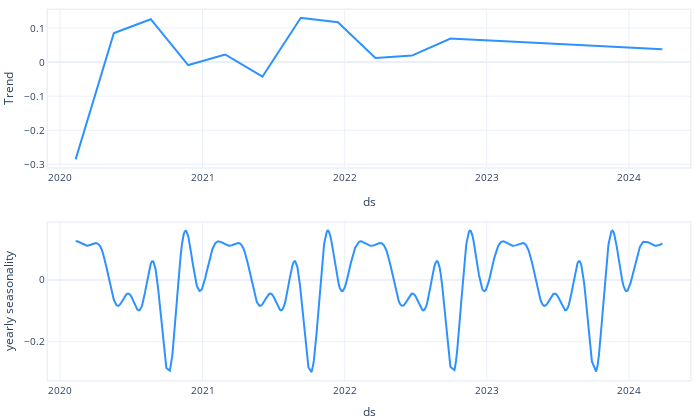

The code cell stored with this chart in its notebook:
### Code cell
m.plot_components(
    fake_forecast_hist,
)

### Figure 1 — Plotly figure (JSON) as saved in the notebook; plotly's stock layout.template omitted (floating-point values rounded to 4 significant figures; data arrays with more than 128 entries replaced by an {"elided": "..."} marker saying what was removed)
{"data": [{"line": {"color": "#2d92ff", "width": 2}, "mode": "lines", "name": "Trend", "showlegend": false, "type": "scatter", "x": {"elided": "1005 str values"}, "xaxis": "x", "y": {"elided": "1005 float values"}, "yaxis": "y"}, {"line": {"color": "#2d92ff", "width": 2}, "mode": "lines", "name": "yearly seasonality", "showlegend": false, "type": "scatter", "x": {"elided": "1005 str values"}, "xaxis": "x2", "y": {"elided": "1005 float values"}, "yaxis": "y2"}], "layout": {"autosize": true, "font": {"size": 10}, "height": 420, "hovermode": "x unified", "legend": {"traceorder": "reversed", "y": 0.1}, "margin": {"b": 0, "l": 0, "pad": 0, "r": 10, "t": 10}, "title": {"font": {"size": 12}}, "width": 700, "xaxis": {"anchor": "y", "domain": [0, 1], "linewidth": 1.5, "mirror": true, "range": ["2019-12-01T00:00:00", "2024-06-06T00:00:00"], "showline": true, "title": {"text": "ds"}, "type": "date"}, "xaxis2": {"anchor": "y2", "domain": [0, 1], "linewidth": 1.5, "mirror": true, "range": ["2019-12-01T00:00:00", "2024-06-06T00:00:00"], "showline": true, "title": {"text": "ds"}, "type": "date"}, "yaxis": {"anchor": "x", "domain": [0.575, 1], "linewidth": 1.5, "mirror": true, "rangemode": "normal", "showline": true, "title": {"text": "Trend"}}, "yaxis2": {"anchor": "x2", "domain": [0, 0.425], "linewidth": 1.5, "mirror": true, "rangemode": "tozero", "showline": true, "title": {"text": "yearly seasonality"}}}}
